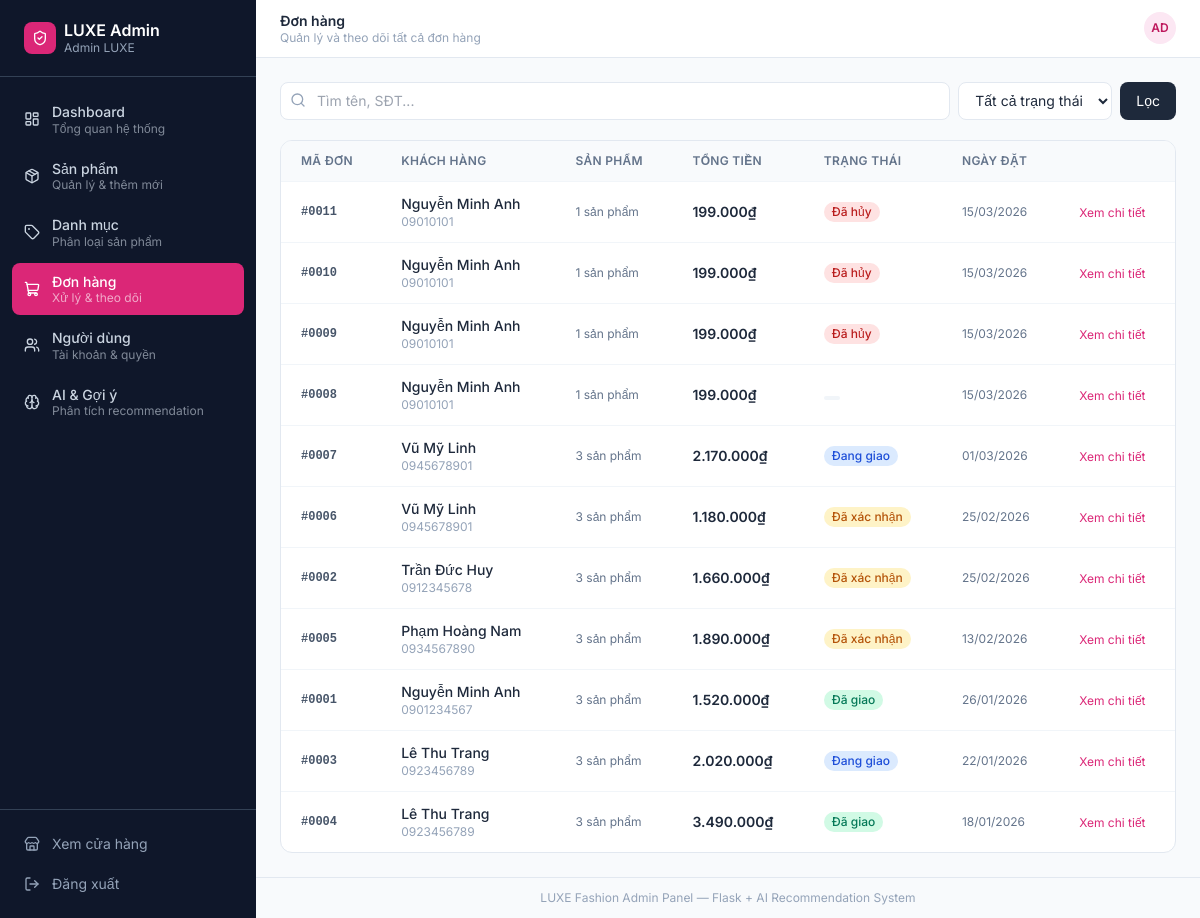
Page /admin/orders (signed in) on the committed database.
### models.py (models this page shows)
class User(UserMixin, db.Model):
    __tablename__ = 'users'
    id = db.Column(db.Integer, primary_key=True)
    username = db.Column(db.String(80), unique=True, nullable=False)
    email = db.Column(db.String(120), unique=True, nullable=False)
    password_hash = db.Column(db.String(256), nullable=False)
    full_name = db.Column(db.String(150), nullable=True)
    is_admin = db.Column(db.Boolean, default=False)
    created_at = db.Column(db.DateTime, default=datetime.utcnow)
    orders = db.relationship('Order', backref='user', lazy=True)
    interactions = db.relationship('UserInteraction', backref='user', lazy=True)
    cart_items = db.relationship('CartItem', backref='user', lazy=True)

class Order(db.Model):
    __tablename__ = 'orders'
    id = db.Column(db.Integer, primary_key=True)
    user_id = db.Column(db.Integer, db.ForeignKey('users.id'), nullable=False)
    total_amount = db.Column(db.Float, nullable=False)
    status = db.Column(db.String(50), default='pending')  # pending, confirmed, shipped, delivered
    full_name = db.Column(db.String(150), nullable=False)
    phone = db.Column(db.String(20), nullable=False)
    address = db.Column(db.Text, nullable=False)
    note = db.Column(db.Text, nullable=True)
    payment_method = db.Column(db.String(20), nullable=True)  # vnpay, momo, cod
    created_at = db.Column(db.DateTime, default=datetime.utcnow)
    items = db.relationship('OrderItem', backref='order', lazy=True)

### app.py (the view, shortened to what this page needs)
    @app.route("/admin/orders")
    @login_required
    @admin_required
    def admin_orders():
        page = request.args.get("page", 1, type=int)
        status_filter = request.args.get("status", "")
        search = request.args.get("search", "").strip()
        query = Order.query
        if status_filter:
            query = query.filter_by(status=status_filter)
        orders = query.order_by(Order.created_at.desc()).paginate(
            page=page, per_page=15, error_out=False
        )
        return render_template(
            "admin/orders.html",
            orders=orders,
            status_filter=status_filter,
            search=search,
        )

### templates/admin/orders.html (shortened to what this page needs)
{% extends "admin/base_admin.html" %}
{% block page_title %}Đơn hàng{% endblock %}
{% block page_subtitle %}Quản lý và theo dõi tất cả đơn hàng{% endblock %}
{% block content %}
<div class="flex flex-col sm:flex-row gap-3 mb-5">
    <form method="GET" class="flex gap-2 flex-1 flex-wrap">
        <div class="relative flex-1 min-w-48">
            <input type="text" name="search" value="{{ search }}" placeholder="Tìm tên, SĐT..."
                   class="w-full pl-9 pr-3 py-2 text-sm border border-dark-200 rounded-lg bg-white focus:outline-none focus:ring-2 focus:ring-primary-300">
            <i data-lucide="search" class="absolute left-2.5 top-2.5 w-4 h-4 text-dark-400"></i>
        </div>
        <select name="status" class="text-sm border border-dark-200 rounded-lg px-3 py-2 bg-white focus:outline-none focus:ring-2 focus:ring-primary-300">
            <option value="">Tất cả trạng thái</option>
        </select>
        <button type="submit" class="px-4 py-2 text-sm bg-dark-800 text-white rounded-lg hover:bg-dark-700 transition-colors">Lọc</button>
    </form>
</div>
<div class="bg-white rounded-xl border border-dark-200 overflow-hidden">
    <div class="overflow-x-auto">
        <table class="w-full text-sm">
            <thead class="bg-dark-50 border-b border-dark-100">
                <tr>
                    <th class="text-left px-5 py-3 text-xs font-semibold text-dark-500 uppercase tracking-wide">Mã đơn</th>
                    <th class="text-left px-5 py-3 text-xs font-semibold text-dark-500 uppercase tracking-wide">Khách hàng</th>
                    <th class="text-left px-5 py-3 text-xs font-semibold text-dark-500 uppercase tracking-wide">Sản phẩm</th>
                    <th class="text-left px-5 py-3 text-xs font-semibold text-dark-500 uppercase tracking-wide">Tổng tiền</th>
                    <th class="text-left px-5 py-3 text-xs font-semibold text-dark-500 uppercase tracking-wide">Trạng thái</th>
                    <th class="text-left px-5 py-3 text-xs font-semibold text-dark-500 uppercase tracking-wide">Ngày đặt</th>
                    <th class="px-5 py-3"></th>
                </tr>
            </thead>
            <tbody class="divide-y divide-dark-100">
                {% for order in orders.items %}
                <tr class="hover:bg-dark-50 transition-colors">
                    <td class="px-5 py-3 font-mono text-xs font-semibold text-dark-600">#{{ '%04d' % order.id }}</td>
                    <td class="px-5 py-3">
                        <p class="font-medium text-dark-800">{{ order.full_name }}</p>
                        <p class="text-xs text-dark-400">{{ order.phone }}</p>
                    </td>
                    <td class="px-5 py-3 text-xs text-dark-500">{{ order.items | length }} sản phẩm</td>
                    <td class="px-5 py-3 font-semibold text-dark-800">{{ order.total_amount | format_price }}</td>
                    <td class="px-5 py-3">
                        <span class="inline-flex items-center px-2 py-0.5 rounded-full text-xs font-medium
                            {% if order.status == 'delivered' %}bg-emerald-100 text-emerald-700
                            {% elif order.status == 'shipped' %}bg-blue-100 text-blue-700
                            {% elif order.status == 'confirmed' %}bg-amber-100 text-amber-700
                            {% elif order.status == 'cancelled' %}bg-red-100 text-red-700
                            {% else %}bg-dark-100 text-dark-600{% endif %}">
                            {% if order.status == 'pending' %}Chờ xác nhận
                            {% elif order.status == 'confirmed' %}Đã xác nhận
                            {% elif order.status == 'shipped' %}Đang giao
                            {% elif order.status == 'delivered' %}Đã giao
                            {% elif order.status == 'cancelled' %}Đã hủy{% endif %}
                        </span>
                    </td>
                    <td class="px-5 py-3 text-xs text-dark-500">{{ order.created_at.strftime('%d/%m/%Y') }}</td>
                    <td class="px-5 py-3">
                        <a href="{{ url_for('admin_order_detail', order_id=order.id) }}"
                           class="text-xs text-primary-600 hover:underline whitespace-nowrap">Xem chi tiết</a>
                    </td>
                </tr>
                {% endfor %}
            </tbody>
        </table>
    </div>
</div>
{% endblock %}

### templates/admin/base_admin.html (shortened to what this page needs)
<!DOCTYPE html>
<html lang="vi">
<head>
    <script src="https://cdn.tailwindcss.com"></script>
</head>
<body class="font-body bg-dark-50 text-dark-800 min-h-screen">
<div class="flex min-h-screen">
    <aside class="w-64 bg-dark-900 text-white flex flex-col fixed h-full z-30 transition-transform duration-300" id="admin-sidebar">
        <div class="px-6 py-5 border-b border-dark-700">
            <a href="{{ url_for('admin_dashboard') }}" class="flex items-center gap-2">
                <div class="w-8 h-8 bg-primary-600 rounded-lg flex items-center justify-center">
                    <i data-lucide="shield-check" class="w-4 h-4 text-white"></i>
                </div>
                <div>
                    <p class="font-semibold text-white leading-tight">LUXE Admin</p>
                    <p class="text-xs text-dark-400">{{ current_user.full_name or current_user.username }}</p>
                </div>
            </a>
        </div>
        <nav class="flex-1 px-3 py-4 space-y-1 overflow-y-auto">
            {% for endpoint, icon, label, sublabel in nav_items %}
            <a href="{{ url_for(endpoint) }}"
               class="flex items-center gap-3 px-3 py-2.5 rounded-lg transition-all group
                      {% if request.endpoint == endpoint %}bg-primary-600 text-white{% else %}text-dark-300 hover:bg-dark-800 hover:text-white{% endif %}">
                <i data-lucide="{{ icon }}" class="w-4 h-4 flex-shrink-0"></i>
                <div>
                    <p class="text-sm font-medium leading-tight">{{ label }}</p>
                    <p class="text-xs opacity-60 leading-tight">{{ sublabel }}</p>
                </div>
            </a>
            {% endfor %}
        </nav>
        <div class="px-3 py-4 border-t border-dark-700 space-y-1">
            <a href="{{ url_for('index') }}" class="flex items-center gap-3 px-3 py-2 rounded-lg text-dark-400 hover:bg-dark-800 hover:text-white transition-all text-sm">
                <i data-lucide="store" class="w-4 h-4"></i>
                Xem cửa hàng
            </a>
            <a href="{{ url_for('logout') }}" class="flex items-center gap-3 px-3 py-2 rounded-lg text-dark-400 hover:bg-red-900/50 hover:text-red-300 transition-all text-sm">
                <i data-lucide="log-out" class="w-4 h-4"></i>
                Đăng xuất
            </a>
        </div>
    </aside>
    <div class="flex-1 ml-64 flex flex-col min-h-screen">
        <header class="bg-white border-b border-dark-200 px-6 py-3 flex items-center justify-between sticky top-0 z-20">
            <div class="flex items-center gap-3">
                <div>
                    <h1 class="font-semibold text-dark-800 text-sm leading-tight">{% block page_title %}Admin Panel{% endblock %}</h1>
                    <p class="text-xs text-dark-400 leading-tight">{% block page_subtitle %}{% endblock %}</p>
                </div>
            </div>
            <div class="flex items-center gap-2">
                <div class="w-8 h-8 rounded-full bg-primary-100 flex items-center justify-center text-primary-700 font-semibold text-xs">
                    {{ (current_user.full_name or current_user.username)[:2].upper() }}
                </div>
            </div>
        </header>
        <main class="flex-1 p-6">
            {% block content %}{% endblock %}
        </main>
        <footer class="px-6 py-3 border-t border-dark-200 text-xs text-dark-400 text-center">
            LUXE Fashion Admin Panel &mdash; Flask + AI Recommendation System
        </footer>
    </div>
</div>
</body>
</html>

### rows in the picture
User: full_name "Admin LUXE", full_name "AD"
Order: id "0011", full_name "Nguyễn Minh Anh", phone "09010101", items|length "1", total_amount "199.000₫", status "Đã hủy", created_at "15/03/2026"
Order: id "0010", full_name "Nguyễn Minh Anh", phone "09010101", items|length "1", total_amount "199.000₫", status "Đã hủy", created_at "15/03/2026"
Order: id "0009", full_name "Nguyễn Minh Anh", phone "09010101", items|length "1", total_amount "199.000₫", status "Đã hủy", created_at "15/03/2026"
Order: id "0008", full_name "Nguyễn Minh Anh", phone "09010101", items|length "1", total_amount "199.000₫", created_at "15/03/2026"
Order: id "0007", full_name "Vũ Mỹ Linh", phone "0945678901", items|length "3", total_amount "2.170.000₫", status "Đang giao", created_at "01/03/2026"
Order: id "0006", full_name "Vũ Mỹ Linh", phone "0945678901", items|length "3", total_amount "1.180.000₫", status "Đã xác nhận", created_at "25/02/2026"
Order: id "0002", full_name "Trần Đức Huy", phone "0912345678", items|length "3", total_amount "1.660.000₫", status "Đã xác nhận", created_at "25/02/2026"
Order: id "0005", full_name "Phạm Hoàng Nam", phone "0934567890", items|length "3", total_amount "1.890.000₫", status "Đã xác nhận", created_at "13/02/2026"
Order: id "0001", full_name "Nguyễn Minh Anh", phone "0901234567", items|length "3", total_amount "1.520.000₫", status "Đã giao", created_at "26/01/2026"
Order: id "0003", full_name "Lê Thu Trang", phone "0923456789", items|length "3", total_amount "2.020.000₫", status "Đang giao", created_at "22/01/2026"
Order: id "0004", full_name "Lê Thu Trang", phone "0923456789", items|length "3", total_amount "3.490.000₫", status "Đã giao", created_at "18/01/2026"

### other values in the picture
{{ label }} "Dashboard" "Sản phẩm" "Danh mục" "Đơn hàng" "Người dùng" "AI & Gợi ý"
{{ sublabel }} "Tổng quan hệ thống" "Quản lý & thêm mới" "Phân loại sản phẩm" "Xử lý & theo dõi" "Tài khoản & quyền" "Phân tích recommendation"
